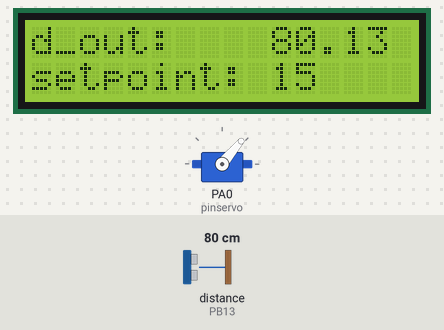
This sketch was run on a simulated STM32 Blue Pill. On the bench: 16×2 character LCD, servo. Wiring (inferred from the names in the program): ultrasonic range finder: trigger PB12; echo PB13. Inputs (shaded band) come from the test bench; at power-on: distance to the obstacle (sensor on PB13) 80 cm. The echo pulse lasts 58.3 µs per cm.

Above: at 0.5 s.
1.3 s: distance to the obstacle (sensor on PB13) set to 4 cm
At 3.2 s:
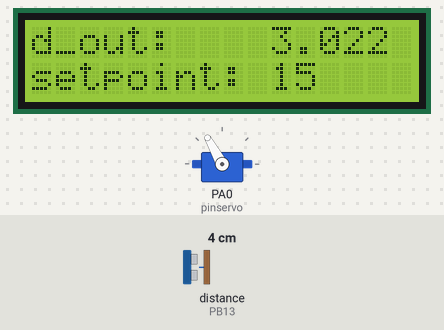
3.5 s: distance to the obstacle (sensor on PB13) set to 6 cm
At 4.01 s:
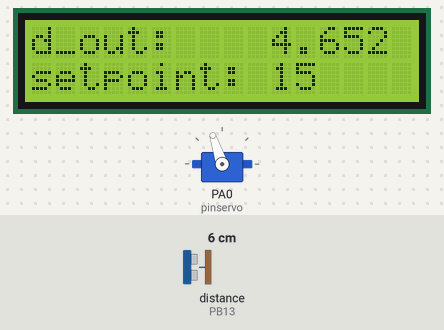
5.6 s: distance to the obstacle (sensor on PB13) set to 18 cm
At 7.6 s:
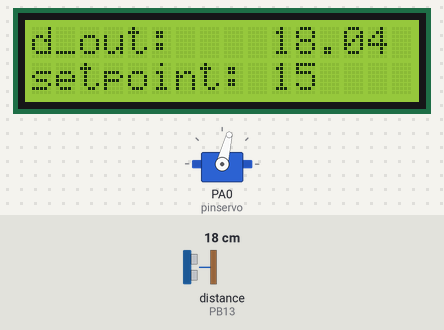
Timing chart, 0 to 9.1 s (numbered marks = the images above; inputs shaded):
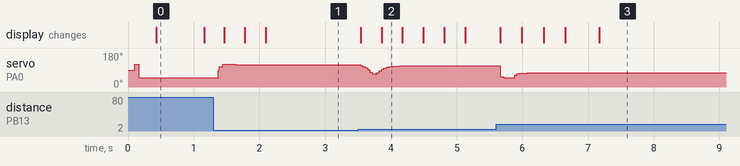

Measured:
- after the input at 1.3 s, servo on PA0 (pinservo): 50° → 120° after 0.07 s, → 119° 0.26 s later; the display: first changes after 0.16 s (image 1 shows a later state)
- after the input at 3.5 s, the display: first changes at once (image 2 shows a later state)
- after the input at 5.6 s, servo on PA0 (pinservo): 113° → 50° after 0.06 s, → 74° 0.22 s later, → 75° 0.20 s later, → 76° 0.24 s later
- what the display in image 0 shows lasts 0.8 s, from 0.4 s to 1.2 s

The sketch:

sketch_may6a.ino
```cpp
#include <Arduino.h>
#include <Servo.h>
#include <SimpleKalmanFilter.h>
#include <Wire.h>
#include <LiquidCrystal_I2C.h>


LiquidCrystal_I2C lcd(0x27, 16,2);


//#include <TimerOne.h>
// put function declarations here:
#define LED PC13
#define pinservo PA0
#define TRIG_PIN PB12 //DO KHOANG CACH HIEN TAI
#define ECHO_PIN PB13//

#define TRIG_PIN2 PA4//dat setpoint
#define ECHO_PIN2 PA5
#define trig_set PB2
#define echo_set PB3

Servo Myservo;
SimpleKalmanFilter boloc(2, 2, 0.85); //loc nhieu cam bien sieu am
float e[5];
float edot[5];
float ce[5] = {-0.75, -0.25, 0, 0.25, 0.75}; // gia tri  sai so e
float cedot[5] = {-0.75, -0.42, 0, 0.42, 0.75}; // gia tri toc do bien thien sai so edot

float y_out[7] = {-1, -0.8, -0.4, 0, 0.4, 0.8, 1}; //giá trị trục hoành của ngõ ra ngôn ngữ góc lệch (servo)
float y_tam[5][5];
float y_sao;
//float y_kalman;
float beta[5][5];
int cout=0;
// int cout1=0;
// int matrix[5][5]= { {PB, PB, PM, PS, ZE},
//                      {PB, PM, PS, ZE, NS},
//                      {PM, PS, ZE, NS, NM},
//                      {PS, ZE, NS, NM, NB},
//                      {ZE, NS, NM, NB, NB}
// };

//setup he so K ngo vao
float Ke =1/50.000;
float Kedot = 1/10.000;
float Ku = 90; // độ


float s_pre;
int s_setpoint;
float s_past=0;
float a;
float error;
float errordot;
float time_sample= 0.05; // thời gian lấy mẫu (giây)
float goclech;
float goclech_temp;
unsigned long t1;

float hth_hinhthang(float L, float C1, float C2, float R);

void center();
void timerover();

float GetDistance2()
{
  float duration, distanceCm;

  digitalWrite(TRIG_PIN2, LOW);
  delayMicroseconds(2);
  digitalWrite(TRIG_PIN2, HIGH);
  delayMicroseconds(10);
  digitalWrite(TRIG_PIN2, LOW);

  duration = pulseIn(ECHO_PIN2, HIGH);
  // convert to distance
  distanceCm = (duration / 29.1 / 2.0);

  return distanceCm;
}

float GetDistance()
{
  float duration, distanceCm;

  digitalWrite(TRIG_PIN, LOW);
  delayMicroseconds(2);
  digitalWrite(TRIG_PIN, HIGH);
  delayMicroseconds(10);
  digitalWrite(TRIG_PIN, LOW);

  duration = pulseIn(ECHO_PIN, HIGH);
  // convert to distance
  distanceCm = (duration / 29.1 / 2.0);
  if(distanceCm <12)
  {
    distanceCm -=1;
  }
  return distanceCm;
}
void setup() {
  // put your setup code here, to run once:
  Serial.begin(115200);

  lcd.init();
  lcd.backlight();
  lcd.setCursor(2,0);


  pinMode(TRIG_PIN, OUTPUT);
  pinMode(ECHO_PIN, INPUT);
  pinMode(trig_set, OUTPUT);
  pinMode(echo_set, INPUT);
  pinMode(TRIG_PIN2, OUTPUT);
  pinMode(ECHO_PIN2, INPUT);

  Myservo.attach(pinservo);
  Myservo.write(90);

  // timer.pause();
  // timer.setOverflow(10000, MICROSEC_FORMAT); //ngắt 10ms
  // timer.attachInterrupt(timerover);
  // timer.resume();
}

void loop() {

 // t1=millis();
  s_pre = boloc.updateEstimate(GetDistance()); //đo khoảng cách hiện tại
  s_setpoint =15; // đo khoảng cách đặt setpoint
  error = (float)(s_setpoint - s_pre)*Ke; //tính toán sai số ngõ vào e quy về [-1;1]

  // phần chặn trên và dưới [-1;1] cho e
  if(error >1)
  {
    error = 1;
  }else if(error<-1)
  {
    error = -1;
  }

  errordot = (float)(((s_setpoint - s_pre)-(s_setpoint - s_past))/time_sample)*Kedot;
  s_past = s_pre;

  // phần chặn trên và dưới [-1;1] cho edot
  if(errordot >1)
  {
    errordot = 1;
  }else if(errordot<-1)
  {
    errordot = -1;
  }

  center(); // phần tính toán ngõ ra y_sao dựa vào ngõ vào e, edot
  // phương pháp suy luận mờ max prod, tính trung bình có trọng số,   dạng sugeno

  goclech_temp = y_sao*Ku;// tính toán góc quay của servo


  // chặn trên và dưới cho góc quay servo
  if(goclech > 0)
  {
    goclech = -goclech_temp +85;
  }
  else
  {
    goclech= 85 + goclech_temp ;
  }

  if(goclech >120)
  {
    goclech = 120;
  }else if(goclech<50)
  {
    goclech = 50;
  }

  //  Serial.print(errordot);
  // Serial.print("         ");
  // phần này hiển thị để check lỗi sai :))))
  // Serial.print("y_out:  ");
  // Serial.print(s_pre );
  // Serial.print("         setpoint: ");

  // Serial.println(s_setpoint );
  lcd.setCursor(0,0);
  lcd.print("d_out:    ");
  lcd.setCursor(10,0);
  lcd.print(s_pre);

  lcd.setCursor(0,1);
  lcd.print("setpoint: ");
  lcd.setCursor(11,1);

  lcd.print("    ");
  lcd.setCursor(10,1);
  lcd.print(s_setpoint);


  //lcd.clear();

  // Serial.print("        ");
  // Serial.print(s_pre );
  // Serial.print("        ");
  // Serial.println(s_setpoint);
  // Serial.print("        ");
  // Serial.println(setpoint);


  Myservo.write(goclech); // xuất vị trí cho servo
  delay(3);


}

// tạo hàm hình thang cho từng giá trị ngon ngu
float hlt_hinhthang(float x, float L, float C1, float C2, float R)
{
  float val;
  if((x<L))
  {
    val= 0;
  }
  else if(x<C1)
  {
    val = (x-L)/(C1-L);
  }
  else if(x<C2)
  {
    val = 1;
  }
  else if(x<R)
  {
    val = (R-x)/(R-C2);
  }
  else
  {
    val =0;
  }
  return val;

}

void center()
{
  //sai so
  e[0] = hlt_hinhthang(error, -3, -2 , ce[0], ce[1]);   // NB
  e[1] = hlt_hinhthang(error, ce[0], ce[1] , ce[1], ce[2]);  //NS
  e[2] = hlt_hinhthang(error, ce[1], ce[2] , ce[2], ce[3]);      //ZE
  e[3] = hlt_hinhthang(error, ce[2], ce[3] , ce[3], ce[4]);     //PS
  e[4] = hlt_hinhthang(error, ce[3], ce[4] , 2 , 3);      //PB

  //toc do sai so
  edot[0] = hlt_hinhthang(errordot, -3, -2 , cedot[0], cedot[1]);   // NB
  edot[1] = hlt_hinhthang(errordot, cedot[0], cedot[1] , cedot[1], cedot[2]);  //NS
  edot[2] = hlt_hinhthang(errordot, cedot[1], cedot[2] , cedot[2], cedot[3]);      //ZE
  edot[3] = hlt_hinhthang(errordot, cedot[2], cedot[3] , cedot[3], cedot[4]);     //PS
  edot[4] = hlt_hinhthang(errordot, cedot[3], cedot[4] , 2 , 3);      //PB

  //output tinh toan ngo ra dua vao sai so  va toc do sai so
  for (int i=0; i<5; i++)  // i hàng
  {
    for (int j=0;j<5; j++) // j cột
    {
      //tinh beta
        // if(e[i]<edot[j])
        // {
        //   beta[i][j] = e[i];
        // }
        // else
        // {
        //   beta[i][j] = edot[j];
        // }
        beta[i][j] = e[i]*edot[j];

        //tinh y_tam
        if(((i==0)&&(j==0))||((i==0)&&(j==1))||((i==1)&&(j==0)))
        {
          y_tam[i][j] = y_out[6]; //vi tri PB
        }
        else if(((i==2)&&(j==0))||((i==1)&&(j==1))||((i==0)&&(j==2)))
        {
          y_tam[i][j] = y_out[5]; // vi tri PM
        }
        else if(((i==3)&&(j==0))||((i==2)&&(j==1))||((i==1)&&(j==2))||((i==0)&&(j==3)))
        {
          y_tam[i][j] = y_out[4]; // vi tri PS
        }
        else if(((i==4)&&(j==0))||((i==3)&&(j==1))||((i==2)&&(j==2))||((i==1)&&(j==3))||((i==0)&&(j==4)))
        {
          y_tam[i][j] = y_out[3]; // vi tri ZE
        }
        else if(((i==4)&&(j==1))||((i==3)&&(j==2))||((i==2)&&(j==3))||((i==1)&&(j==4)))
        {
          y_tam[i][j] = y_out[2]; // vi tri NS
        }
        else if(((i==4)&&(j==2))||((i==3)&&(j==3))||((i==2)&&(j==4)))
        {
          y_tam[i][j] = y_out[1]; // vi tri NM
        }
        else
        {
          y_tam[i][j] = y_out[0]; // vi tri NB
        }
    }
  }
  float tuso = 0.0;
  float mauso = 0.0;

  for (int i =0; i<5; i++)
  {
    for(int j=0; j<5; j++)
    {
      tuso = tuso + (beta[i][j])*(y_tam[i][j]);
      mauso = mauso + beta[i][j];
    }
  }
  y_sao = tuso/mauso;
}
```
